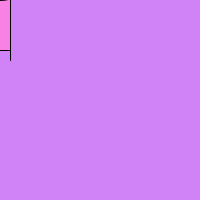
Frame 1 (no input)
Frame 60 (the mouse pressed at the canvas centre just before this capture): identical to frame 1, image omitted
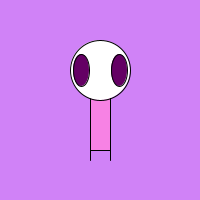
Frame 120 (the mouse held since frame 60 and released just before this capture)

The Processing sketch that drew these frames (run headless with seeded random() and noise(); from frame 60 on, the mouse is pressed at the canvas centre):

// Processing sketch: processing_25736
// ── processing_25736.pde

// kate parsons // lesson 1 homework //

void setup() { 
  
size(200,200); 
smooth(); 
frameRate(30);

}

void draw() { 
background(208,130,247);

ellipseMode(CENTER); 
rectMode(CENTER);

fill(247,130,228); 
rect(mouseX,mouseY,20,100);
stroke(0); 
fill(255); 
ellipse(mouseX,mouseY-30,60,60);

fill(mouseX,0,mouseY); 
ellipse(mouseX-19,mouseY-30,16,32); 
ellipse(mouseX+19,mouseY-30,16,32);

stroke(0); 
line(mouseX-10,mouseY+50,pmouseX-10,pmouseY+60); 
line(mouseX+10,mouseY+50,pmouseX+10,pmouseY+60);

}
